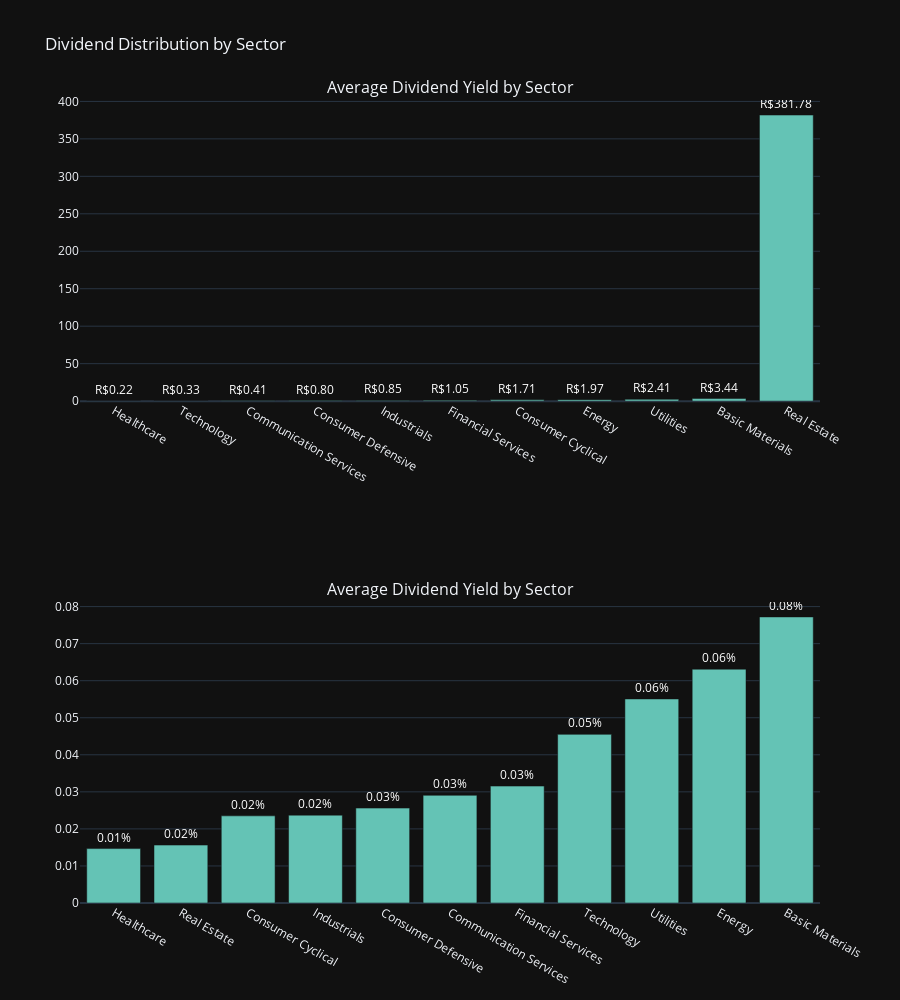

The code cell stored with this chart in its notebook:
### Markdown cell above
#### Dividend Distribution by Sector

### Code cell
sector_dividend_rate_avg = df_fundamentals_book.groupby('sector')['dividend_rate'].mean()
sector_dividend_rate_avg.sort_values(ascending=True, inplace=True)
sector_dividend_yield_avg = df_fundamentals_book.groupby('sector')['trailing_annual_dividend_yield'].mean()
sector_dividend_yield_avg.sort_values(ascending=True, inplace=True)

fig = sp.make_subplots(rows=2, cols=1, subplot_titles=('Average Dividend Yield by Sector', 'Average Dividend Yield by Sector'))

fig.add_trace(go.Bar(x=sector_dividend_rate_avg.index, y=sector_dividend_rate_avg, name='Dividend Rate', marker_color='rgb(100, 195, 181)', text=sector_dividend_rate_avg.apply(lambda x: f'R${x:,.2f}'), textposition='outside', textfont=dict(color='white')), row=1, col=1)
fig.add_trace(go.Bar(x=sector_dividend_yield_avg.index, y=sector_dividend_yield_avg, name='Dividend Yield', marker_color='rgb(100, 195, 181)', text=sector_dividend_yield_avg.apply(lambda x: f'{x:.2f}%'), textposition='outside', textfont=dict(color='white')),row=2, col=1)

fig.update_layout(title_text='Dividend Distribution by Sector', height=1000, showlegend=False, template='plotly_dark')
fig.show()

### Figure 1 — Plotly figure (JSON) as saved in the notebook; plotly's stock layout.template omitted (floating-point values rounded to 4 significant figures)
{"data": [{"marker": {"color": "rgb(100, 195, 181)"}, "name": "Dividend Rate", "text": ["R$0.22", "R$0.33", "R$0.41", "R$0.80", "R$0.85", "R$1.05", "R$1.71", "R$1.97", "R$2.41", "R$3.44", "R$381.78"], "textfont": {"color": "white"}, "textposition": "outside", "type": "bar", "x": ["Healthcare", "Technology", "Communication Services", "Consumer Defensive", "Industrials", "Financial Services", "Consumer Cyclical", "Energy", "Utilities", "Basic Materials", "Real Estate"], "xaxis": "x", "y": [0.2208, 0.325, 0.4143, 0.8043, 0.8546, 1.047, 1.707, 1.972, 2.411, 3.438, 381.8], "yaxis": "y"}, {"marker": {"color": "rgb(100, 195, 181)"}, "name": "Dividend Yield", "text": ["0.01%", "0.02%", "0.02%", "0.02%", "0.03%", "0.03%", "0.03%", "0.05%", "0.06%", "0.06%", "0.08%"], "textfont": {"color": "white"}, "textposition": "outside", "type": "bar", "x": ["Healthcare", "Real Estate", "Consumer Cyclical", "Industrials", "Consumer Defensive", "Communication Services", "Financial Services", "Technology", "Utilities", "Energy", "Basic Materials"], "xaxis": "x2", "y": [0.01468, 0.01563, 0.02352, 0.02371, 0.02562, 0.02906, 0.03156, 0.04551, 0.05508, 0.06311, 0.07721], "yaxis": "y2"}], "layout": {"annotations": [{"font": {"size": 16}, "showarrow": false, "text": "Average Dividend Yield by Sector", "x": 0.5, "xanchor": "center", "xref": "paper", "y": 1, "yanchor": "bottom", "yref": "paper"}, {"font": {"size": 16}, "showarrow": false, "text": "Average Dividend Yield by Sector", "x": 0.5, "xanchor": "center", "xref": "paper", "y": 0.375, "yanchor": "bottom", "yref": "paper"}], "height": 1000, "showlegend": false, "title": {"text": "Dividend Distribution by Sector"}, "xaxis": {"anchor": "y", "domain": [0, 1]}, "xaxis2": {"anchor": "y2", "domain": [0, 1]}, "yaxis": {"anchor": "x", "domain": [0.625, 1]}, "yaxis2": {"anchor": "x2", "domain": [0, 0.375]}}}
